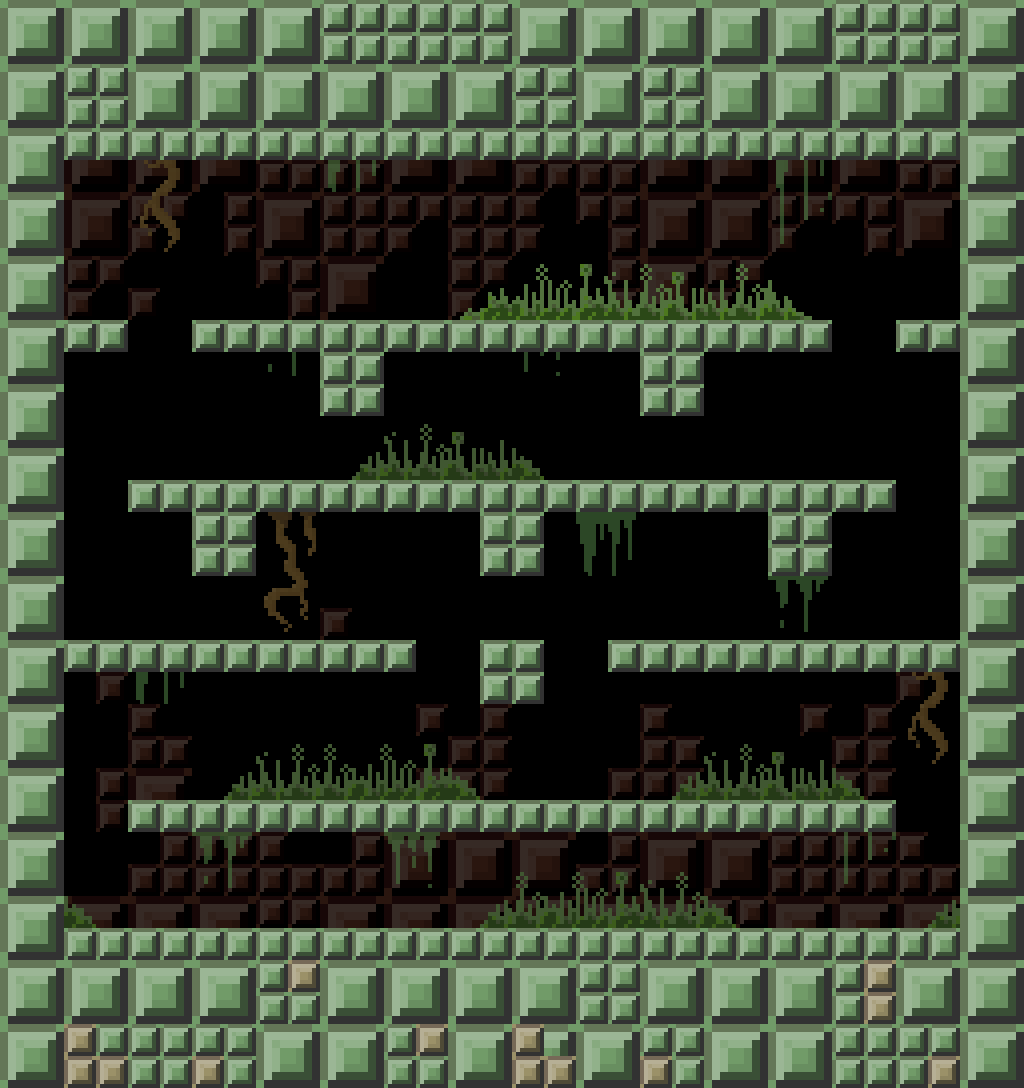

A 2D game scene composited from a Tiled map and its tileset images. What follows is a short description and the map's XML, with each tile layer's data collapsed to a summary:
An orthogonal 16x17 tile map with 64x64 px tiles, 3 tile layers (background, detail, Blocks), 2 tilesets and 23 objects (10x Solid, 7x Platform, 4x whirlybob, 2x squatmo).

<map version="1.0" tiledversion="1.0.2" orientation="orthogonal" renderorder="left-down" width="16" height="17" tilewidth="64" tileheight="64" nextobjectid="71">
 <properties>
  <property name="colour_quad" type="int" value="1" />
  <property name="round_time" type="float" value="26" />
 </properties>
 <tileset firstgid="1" name="large" tilewidth="64" tileheight="64" tilecount="112" columns="14">
  <image source="../images/block.png" width="896" height="512" />
 </tileset>
 <tileset firstgid="113" name="block_background" tilewidth="64" tileheight="64" tilecount="42" columns="6">
  <image source="../images/block_background.png" width="384" height="448" />
 </tileset>
 <layer name="background" width="16" height="17">
  <data>[272 cells, 144 non-empty, 14 distinct tile ids]</data>
 </layer>
 <layer name="detail" width="16" height="17">
  <data>[272 cells, 53 non-empty, 24 distinct tile ids]</data>
 </layer>
 <layer name="Blocks" width="16" height="17">
  <data>[272 cells, 118 non-empty, 13 distinct tile ids]</data>
 </layer>
 <objectgroup color="#00aa00" name="geometry">
  <object id="3" type="Solid" x="64" y="96" width="896" height="64" />
  <object id="7" type="Solid" x="64" y="928" width="896" height="64" />
  <object id="8" type="Solid" x="960" y="128" width="64" height="832" />
  <object id="9" type="Solid" x="0" y="128" width="64" height="832" />
  <object id="64" type="Solid" x="320" y="352" width="64" height="64" />
  <object id="65" type="Solid" x="640" y="352" width="64" height="64" />
  <object id="66" type="Solid" x="192" y="512" width="64" height="64" />
  <object id="67" type="Solid" x="480" y="512" width="64" height="64" />
  <object id="68" type="Solid" x="768" y="512" width="64" height="64" />
  <object id="63" type="Solid" x="480" y="640" width="64" height="64" />
  <object id="58" type="Platform" x="912" y="320" width="48" height="32" />
  <object id="61" type="Platform" x="624" y="640" width="336" height="32" />
  <object id="56" type="Platform" x="64" y="320" width="64" height="32" />
  <object id="62" type="Platform" x="144" y="800" width="736" height="32" />
  <object id="59" type="Platform" x="144" y="480" width="736" height="32" />
  <object id="57" type="Platform" x="208" y="320" width="608" height="32" />
  <object id="60" type="Platform" x="64" y="640" width="336" height="32" />
 </objectgroup>
 <objectgroup name="Spawn">
  <object id="44" name="whirlybob" x="256" y="384" width="16" height="16" />
  <object id="45" name="whirlybob" x="768" y="384" width="16" height="16" />
  <object id="46" name="squatmo" x="448" y="208" width="16" height="16" />
  <object id="47" name="squatmo" x="576" y="208" width="16" height="16" />
  <object id="69" name="whirlybob" x="672" y="576" width="16" height="16" />
  <object id="70" name="whirlybob" x="352" y="576" width="16" height="16" />
 </objectgroup>
</map>
